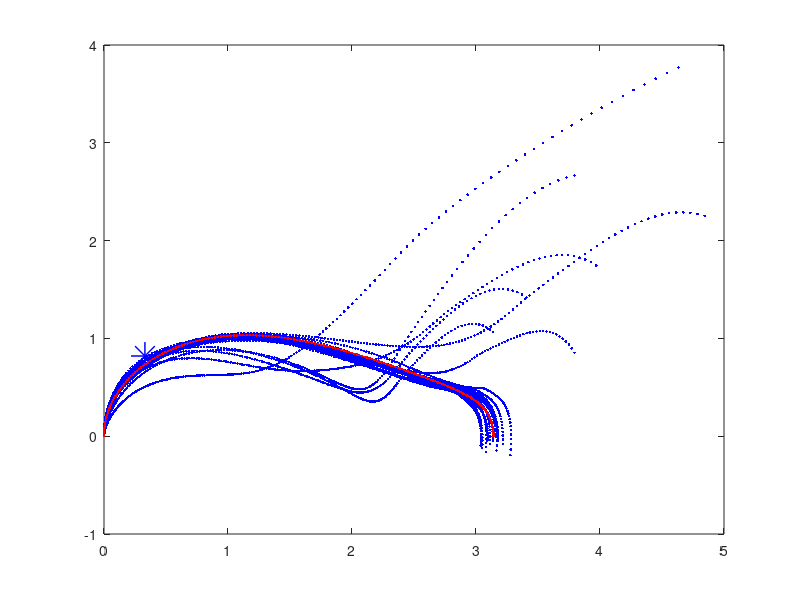
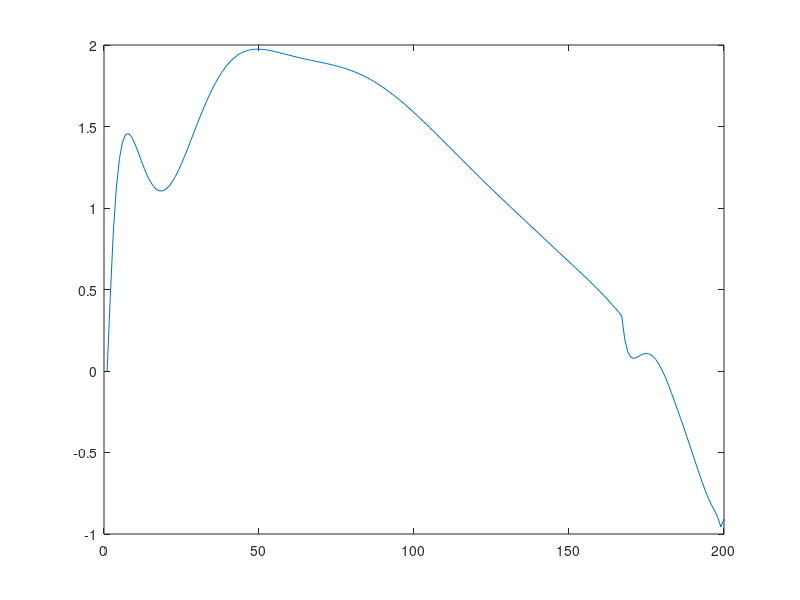

These charts were generated, in order, by the following MATLAB code:
function SLQ
% Implementation of the SLQ alorithm from Fast nonlinear model predictive
% contro for unified trajectory optimization and tracking Neunert et al. ICRA 2016
%
%  Psuedocode --> page 1399 of the paper
% dimensionality check done
close all
clear all

max_slq_iter=500;
max_lin_search_iter=100;
tol=0;iter=0;

slq_tol=0.08;
cost_tol=5;

load('data_for_Q4.mat');
figure(1)
% hold all
dt=0.025; 

n_steps=numel(optimal);

x_des=[theta' theta_dot'];
% x_des=[x_des;[x_des(end,1)  x_des(end,2) ]];
u_des=optimal;


% u_nom=0.01.*ones(n_steps,1);
u_nom=0.*u_des;

x_0=[0.0 0.0]; % also equal to the first row of the x_nom
x_goal=[pi,0];
Qf=90.*eye(2); Q=90.*eye(2);  % we have 2 states so Q vectors are 2X2
R=1;                   % only 1 control so R s are scalars
P_tf=Qf;p_tf=[1 1];
% these are matching dimansions from the paper equation
alpha_d=10;             % linesearch update
u_max=5.0;

% system_physical_parameters= [1;1;9.8;0.3]; % [mass; length; accln. due to gravity; damping]
W=5000*eye(2);rho_p=10; t_p= 50; x_wp=[0.33 0.82];
iter=0;

plot(x_des(:,1),x_des(:,2),'r.-');
hold all
plot(x_wp(1), x_wp(2),'b*','MarkerSize',20);

del_l=999;        
del_u=999;
lt=zeros(n_steps,1); %  || del_l >=  slq_tol ||  
while  iter< max_slq_iter  &&  del_l >=  slq_tol 
    l_old=lt;
    u_old=u_nom;
    x_nom=simulate_dynamics(u_nom, x_0,dt); %we do not need a x_nom tape as we generate it here by rollout
    plot(x_nom(:,1),x_nom(:,2),'b.');
        pause
%         hold all
    % to calculate updates for r, q
%     initialize
    sq=1.*ones(n_steps,1); r=ones(n_steps,1);
%         for i=1:n_steps
%             sq(i,:)=2*diag(Q)'*(x_des(i,:)-x_nom(i,:))';
%             r(i)=dot(2*diag(R),(u_des(i,:)-u_nom(i,:)));
%         end
    % or change q and r to ones!
    q=ones(n_steps,2); %r=ones(n_steps,1);
    
    
    [Kt,lt]= riccati_like(P_tf, p_tf,Q,q,R,r,x_des,x_nom);
   
    %     J_now=total_cost(x_nom,u_nom,q,Q,R,r,P_tf,p_tf,x_des,u_des);
    J_now=total_cost(x_nom,x_goal,u_nom,q,sq,Q,R,r,P_tf,p_tf,x_des,u_des,x_wp,W,rho_p,t_p);
    %     pause
    J_new=inf;
    u_iter=0;  %  J_new -J_now >= cost_tol | && J_new  >= J_now ||
     alpha=2;
    while  u_iter<=max_lin_search_iter && J_new  > J_now 
        %     update control
        for i=1:n_steps
            u_nom(i)=u_old(i)+alpha*lt(i) + Kt(i,:)*(x_des(i,:)-x_nom(i,:))';
            if u_nom(i)>=u_max
                u_nom(i)=u_max;
            elseif u_nom(i)<=-u_max
                u_nom(i)=-u_max;
            end
        end
        
        x_nom=simulate_dynamics(u_nom, x_0,dt);
        J_new=total_cost(x_nom,x_goal,u_nom,q,sq,Q,R,r,P_tf,p_tf,x_des,u_des,x_wp,W,rho_p,t_p);
        alpha=alpha/alpha_d;
%         
        u_iter=u_iter+1;
    end
%     pause
    iter=iter+1
del_J=J_new-J_now    
    del_l=norm(l_old-lt,2)
del_u=norm(u_old-u_nom,2)
%         pause
end
%  plot to show how we did
hold on
plot(x_wp(1), x_wp(2),'b*','MarkerSize',20);
    plot(x_nom(:,1),x_nom(:,2),'b.-');
plot(x_des(:,1),x_des(:,2),'r.-');
figure(2)
plot(u_nom)
end


function [Kt_out,lt_out]= riccati_like(P_tf, p_tf,Q,q,R,r,x_des,x_nom)
%  first populate the variable vectors
% Q  and q are the full state cost
% R and r are the control costs
% P is the quadratic difference cost
% p is the linear difference cost
[n_steps,~]=size(x_nom); %2 x vector
P=zeros(n_steps,4); % we will reshape this to [2,2] before use
P(end,:)=[P_tf(1,1) P_tf(1,2) P_tf(2,1) P_tf(2,2)]; % from the input
p=zeros(n_steps,2); %will reshape this into [2,1]
p(end,:)=[p_tf(1) P_tf(2)];% from the input
m=1;l=1;g=1;b=1; % system properties

% initialize outputs
Kt_out=zeros(n_steps,2);
lt_out=zeros(n_steps,1);

t_vec=[2:1:n_steps];

for i = fliplr(t_vec)
    Bt=[0;1]; %% 2X1 vector
    At= [0 1; -g/l*cos(x_nom(i,1)) -b]; %% 2X2 square matrix
    P_t_plus_1 = reshape(P(i,:),[2,2]); %% 2X2 square matrix
    p_t_plus_1 = p(i,:)';  %% 2X1 vector
    
    Ht=R+Bt'*P_t_plus_1 *Bt; %% scalar-- 1+ 1X2*2X2*2X1
    Gt=Bt'*P_t_plus_1*At ; %% 1X2 vector --1X2*2X2*2X2
    gt=r(i)+Bt'*p_t_plus_1;   %% scalar -- 1+1X2*2X1
    
    Kt=-inv(Ht)*Gt;  %% 1X2 vector--  1*1X2
    Kt_out(i,:)=Kt(:); %% for storage!-- we need to reshape them
    
    lt_out(i,:)= - inv(Ht)*gt - inv(Ht)*Gt*(x_des(i,:)-x_nom(i,:))';  %% scalar 1*1 --> 1*1 -1* 1X2*2X1
    lt=lt_out(i,:);           %% for storage!
    
    P_sq=Q + At'*P_t_plus_1*At + Kt'*Ht'*Kt + Kt'*Gt + Gt'*Kt;
    % % 2X2 + 2X2*2X2*2X2 + 2X1*1*1X2  +  2X1*1X2  +  2X1*1X2  = 2X2
    P(i-1,:)=P_sq(:)'; %% for storage!-- we need to reshape them -- done in line 68
    
    p_sq=q(i) + At'*p_t_plus_1 + Kt'*Ht*lt + Kt'*gt + Gt'*lt; % Namam's correction
    % % 2X1 = 2X1 + 2X2*2X1 + 2X1*1*1  + 2X1*1 + 2X1*1
    
    %     p_sq=q+At'*p_t_plus_1+Kt'*Ht*lt+lt'*gt+Gt'*lt;  % original paper equation
    
    p(i-1,:)=p_sq';
end
end
function [Sim_x]=simulate_dynamics(u_in, x_0,dt)
% simulate the dunamics for the damped simple pendulum
n_steps=length(u_in);

Sim_x=zeros(n_steps,2); % as we have 2 states here
Sim_x(1,:)=x_0;
for i=1:n_steps-1
    Sim_x(i+1,:)=f(Sim_x(i,:),u_in(i))'.*dt +Sim_x(i,:);
%             Sim_x(i+1,1)=wrapTo2Pi(Sim_x(i+1,1));
end

end
function x_dot = f(x,u)
% m=system_physical_dynamics(1);
% l=system_physical_dynamics(2);
% g=system_physical_dynamics(3);
% b=system_physical_dynamics(4);

m=1;l=1;g=1;b=1;
% % At= [0 1; -g/l*cos(x(1)) -b];
% % Bt=[0 1];
x_dot=[x(2);-g*sin(x(1))/l - b*x(2)/(m*l*l) + u/(m*l^2)];
end

function J= total_cost(x_nom,x_goal,u_nom,q,sq,Q,R,r,P_tf,p_tf,x_des,u_des,x_wp,W,rho_p,t_p)
del_x_f=x_des(end,:)-x_nom(end,:);
% del_x_f=x_nom(end,:)-x_goal;
% x_nom(end,:)
h = del_x_f*p_tf' + 0.5.* del_x_f*P_tf*del_x_f'; %terminal stuff
cost=0;
% W=eye(2)*1000;rho_p=10; t_p= 100; x_wp=[1.5 1];
 
for i=1:numel(u_nom) % cost to go
    del_x=(x_des(i,:)-x_nom(i,:))';
    del_u=(u_des(i)-u_nom(i));
    del_x_w=(x_wp-x_nom(i,:))';
    
    if i>t_p
        WPc=0 ;
    else
        WPc= del_x_w'*W*del_x_w*sqrt(rho_p/(2*pi))*exp(-0.5*rho_p*(i-t_p)^2);
    end;
        
    cost=cost + sq(i,:) + del_x'*q(i,:)' + del_u'*r(i) + 0.5.*del_x'*Q*del_x + del_u'*R*del_u +  WPc  ;
end

J=h+cost; % total cost
end

% function Wc =waypoint_cost(W,)
